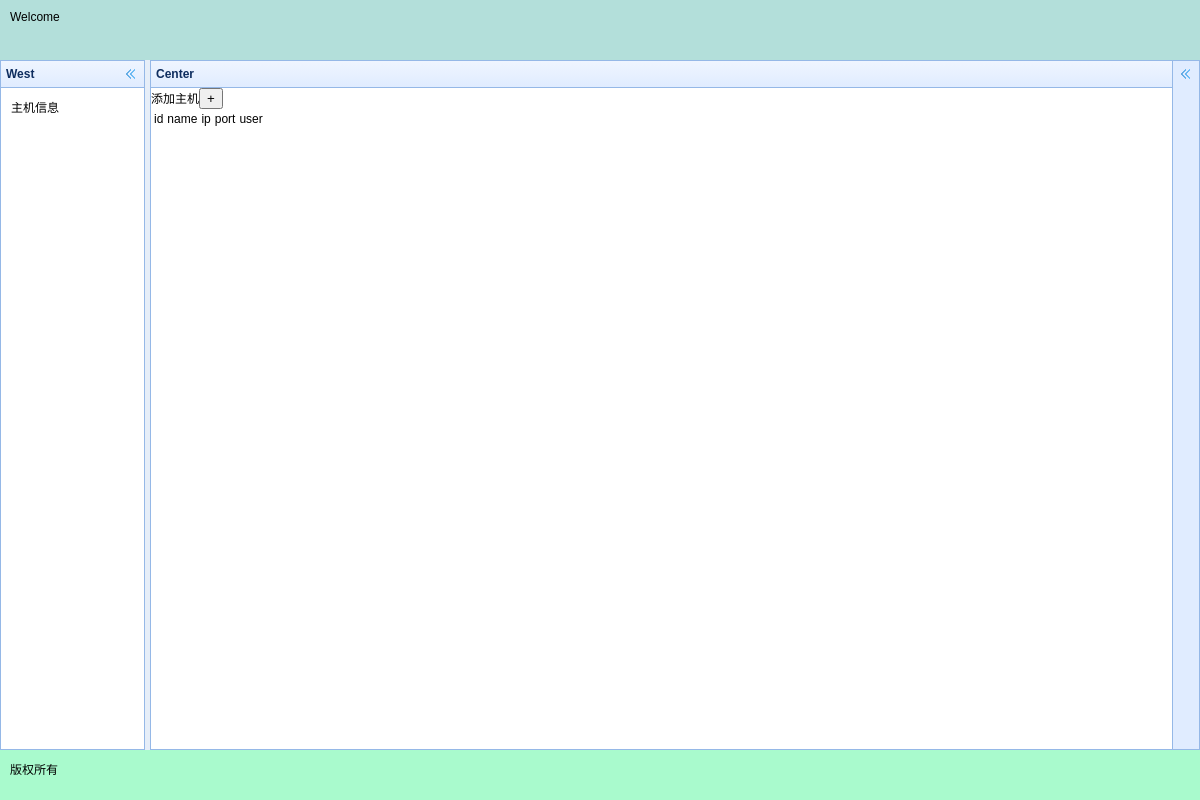
The app's page /index, older data.
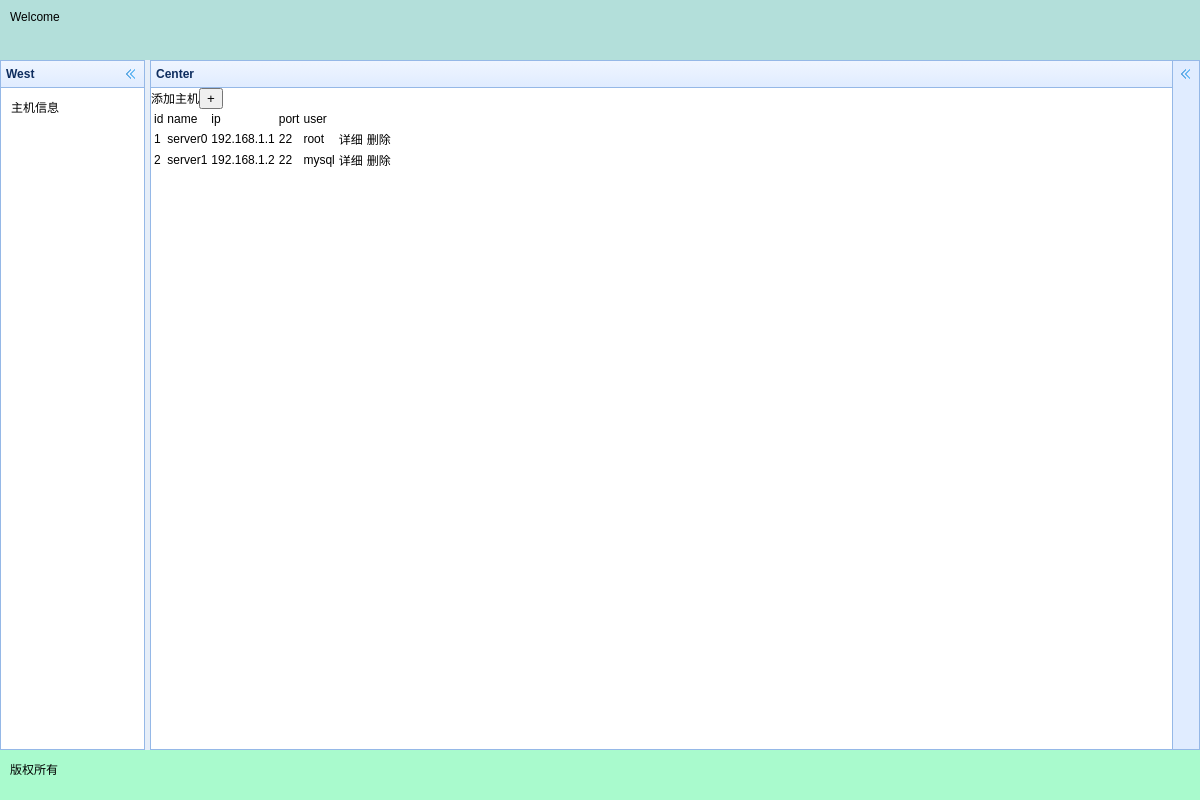
The same page, newer data.
### hostmanager/models.py (models this page shows)
class Host(models.Model):
    id = models.AutoField(primary_key=True)
    name = models.CharField(max_length=30)
    ip = models.GenericIPAddressField()
    port = models.IntegerField()
    user = models.CharField(max_length=30)
    def __repr__(self):
        return self.name

### hostmanager/views.py (the view)
# urls.py: url(r'^index', views.index),
def index(request):
    host_list = []
    data = models.Host.objects.all()
    print(data)
    for i in data:
        print(i.id, i.name, i.ip, i.port, i.user)
        host_list.append({"id": i.id, "name": i.name, "ip": i.ip, "port": i.port, "user": i.user})
    print(host_list)
    return render(request, 'index.html', {"host_list": host_list})

### templates/index.html (shortened to what this page needs)
<!DOCTYPE html>
<html>
<head>
    <link rel="stylesheet" type="text/css" href="/static/easyui/themes/default/easyui.css">
    <link rel="stylesheet" type="text/css" href="/static/easyui/themes/icon.css">
    <link rel="stylesheet" type="text/css" href="/static/easyui/demo/demo.css">
</head>
<body class="easyui-layout">
<div data-options="region:'north',border:false" style="height:60px;background:#B3DFDA;padding:10px">
    Welcome
</div>
<div data-options="region:'west',split:true,title:'West'" style="width:150px;padding:10px;">
    <div>主机信息</div>
</div>
<div data-options="region:'south',border:false" style="height:50px;background:#A9FACD;padding:10px;">
    版权所有
</div>
<div data-options="region:'center',title:'Center'">
    <span>添加主机</span><button class="add_host">+</button>
    <table>
    <tr>
                <td>id</td>
                <td>name</td>
                <td>ip</td>
                <td>port</td>
                <td>user</td>
            </tr>
        {% for i in host_list %}
            <tr>
                <td>{{ i.id }}</td>
                <td>{{ i.name }}</td>
                <td>{{ i.ip }}</td>
                <td>{{ i.port }}</td>
                <td>{{ i.user }}</td>
                <td ><div class="host_info" host_id={{ i.id }}>详细</div></td>
                <td ><div class="host_del" host_id={{ i.id }}>删除</div></td>
            </tr>
        {% endfor %}
    </table>
</div>
</body>
</html>

### static/easyui/themes/default/easyui.css (style rules this page uses)
.panel-header, .panel-body { border-width: 1px; border-style: solid; }
.panel-body { overflow: auto; border-top-width: 0; padding: 0; }
.panel-body-noheader { border-top-width: 1px; }
.panel-body-noborder { border-width: 0px; }
.panel-noscroll { overflow: hidden; }
.panel-fit, .panel-fit body { height: 100%; margin: 0; padding: 0; border: 0; overflow: hidden; }
.panel-header, .panel-body { border-color: #95B8E7; }
.panel-body { background-color: #ffffff; color: #000000; font-size: 12px; }
.layout { position: relative; overflow: hidden; margin: 0; padding: 0; z-index: 0; }
.layout-body { min-width: 1px; min-height: 1px; }

### static/easyui/demo/demo.css (style rules this page uses)
body { font-family:verdana,helvetica,arial,sans-serif; padding:20px; font-size:12px; margin:0; }

Row changes from the older to the newer data that the page shows:
added Host: name "server0", ip "192.168.1.1", user "root"
added Host: name "server1", ip "192.168.1.2", user "mysql"
Text that changed along with them:
new list line: "1 22 详细 删除"
new list line: "2 22 详细 删除"
